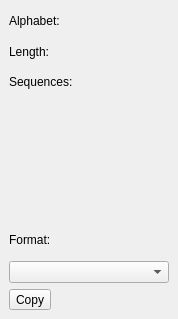
<?xml version="1.0" encoding="UTF-8"?>
<ui version="4.0">
 <class>GeneralTabOptionsPanelWidget</class>
 <widget class="QWidget" name="GeneralTabOptionsPanelWidget">
  <property name="geometry">
   <rect>
    <x>0</x>
    <y>0</y>
    <width>178</width>
    <height>319</height>
   </rect>
  </property>
  <property name="windowTitle">
   <string>Form</string>
  </property>
  <layout class="QVBoxLayout" name="layout">
   <property name="spacing">
    <number>5</number>
   </property>
   <property name="leftMargin">
    <number>0</number>
   </property>
   <property name="topMargin">
    <number>0</number>
   </property>
   <property name="rightMargin">
    <number>0</number>
   </property>
   <property name="bottomMargin">
    <number>0</number>
   </property>
   <item>
    <widget class="QWidget" name="alignmentInfoWidget" native="true">
     <layout class="QGridLayout" name="gridLayout">
      <item row="0" column="1">
       <widget class="QLabel" name="alignmentAlphabet">
        <property name="sizePolicy">
         <sizepolicy hsizetype="Expanding" vsizetype="Preferred">
          <horstretch>0</horstretch>
          <verstretch>0</verstretch>
         </sizepolicy>
        </property>
        <property name="text">
         <string/>
        </property>
        <property name="alignment">
         <set>Qt::AlignLeading|Qt::AlignLeft|Qt::AlignVCenter</set>
        </property>
       </widget>
      </item>
      <item row="1" column="0">
       <widget class="QLabel" name="alignmentLengthLabel">
        <property name="sizePolicy">
         <sizepolicy hsizetype="Minimum" vsizetype="Preferred">
          <horstretch>0</horstretch>
          <verstretch>0</verstretch>
         </sizepolicy>
        </property>
        <property name="text">
         <string>Length:</string>
        </property>
       </widget>
      </item>
      <item row="2" column="1">
       <widget class="QLabel" name="alignmentHeight">
        <property name="sizePolicy">
         <sizepolicy hsizetype="Expanding" vsizetype="Preferred">
          <horstretch>0</horstretch>
          <verstretch>0</verstretch>
         </sizepolicy>
        </property>
        <property name="text">
         <string/>
        </property>
        <property name="alignment">
         <set>Qt::AlignLeading|Qt::AlignLeft|Qt::AlignVCenter</set>
        </property>
       </widget>
      </item>
      <item row="0" column="0">
       <widget class="QLabel" name="alignmentAlphabetLabel">
        <property name="sizePolicy">
         <sizepolicy hsizetype="Minimum" vsizetype="Preferred">
          <horstretch>0</horstretch>
          <verstretch>0</verstretch>
         </sizepolicy>
        </property>
        <property name="text">
         <string>Alphabet:</string>
        </property>
       </widget>
      </item>
      <item row="1" column="1">
       <widget class="QLabel" name="alignmentLength">
        <property name="sizePolicy">
         <sizepolicy hsizetype="Expanding" vsizetype="Preferred">
          <horstretch>0</horstretch>
          <verstretch>0</verstretch>
         </sizepolicy>
        </property>
        <property name="text">
         <string/>
        </property>
        <property name="alignment">
         <set>Qt::AlignLeading|Qt::AlignLeft|Qt::AlignVCenter</set>
        </property>
       </widget>
      </item>
      <item row="2" column="0">
       <widget class="QLabel" name="alignmentHeightLabel">
        <property name="sizePolicy">
         <sizepolicy hsizetype="Minimum" vsizetype="Preferred">
          <horstretch>0</horstretch>
          <verstretch>0</verstretch>
         </sizepolicy>
        </property>
        <property name="text">
         <string>Sequences:</string>
        </property>
        <property name="wordWrap">
         <bool>true</bool>
        </property>
       </widget>
      </item>
     </layout>
    </widget>
   </item>
   <item>
    <widget class="U2::MaConsensusModeWidget" name="consensusModeWidget" native="true"/>
   </item>
   <item>
    <widget class="QWidget" name="copyTypeWidget" native="true">
     <layout class="QVBoxLayout" name="verticalLayout_3">
      <item>
       <widget class="QLabel" name="copyTypeLabel">
        <property name="text">
         <string>Format:</string>
        </property>
       </widget>
      </item>
      <item>
       <widget class="QComboBox" name="copyType"/>
      </item>
      <item>
       <widget class="QToolButton" name="copyButton">
        <property name="text">
         <string>Copy</string>
        </property>
       </widget>
      </item>
     </layout>
    </widget>
   </item>
  </layout>
 </widget>
 <customwidgets>
  <customwidget>
   <class>U2::MaConsensusModeWidget</class>
   <extends>QWidget</extends>
   <header>ov_msa/General/MaConsensusModeWidget.h</header>
   <container>1</container>
  </customwidget>
 </customwidgets>
 <resources/>
 <connections/>
</ui>
